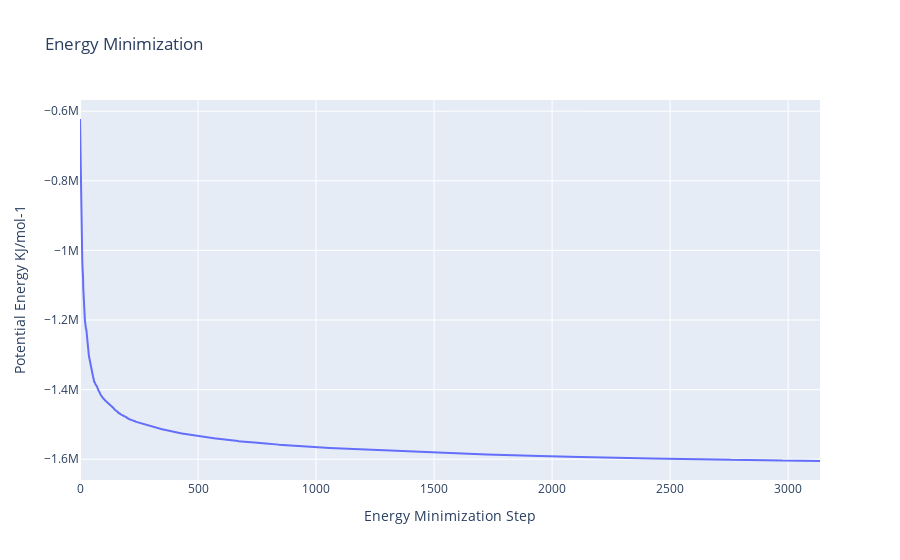

Notebook code for this chart:
### Code cell
import plotly
import plotly.graph_objs as go

#Read data from file and filter energy values higher than 1000 Kj/mol^-1
with open(output_min_ene_xvg,'r') as energy_file:
    x,y = map(
        list,
        zip(*[
            (float(line.split()[0]),float(line.split()[1]))
            for line in energy_file 
            if not line.startswith(("#","@")) 
            if float(line.split()[1]) < 1000 
        ])
    )

plotly.offline.init_notebook_mode(connected=True)

fig = {
    "data": [go.Scatter(x=x, y=y)],
    "layout": go.Layout(title="Energy Minimization",
                        xaxis=dict(title = "Energy Minimization Step"),
                        yaxis=dict(title = "Potential Energy KJ/mol-1")
                       )
}

plotly.offline.iplot(fig)

### Figure 1 — Plotly figure (JSON) as saved in the notebook; plotly's stock layout.template omitted (floating-point values rounded to 4 significant figures; data arrays with more than 128 entries replaced by an {"elided": "..."} marker saying what was removed)
{"data": [{"type": "scatter", "x": {"elided": "2482 int values"}, "y": {"elided": "2482 float values"}}], "layout": {"title": {"text": "Energy Minimization"}, "xaxis": {"title": {"text": "Energy Minimization Step"}}, "yaxis": {"title": {"text": "Potential Energy KJ/mol-1"}}}}
